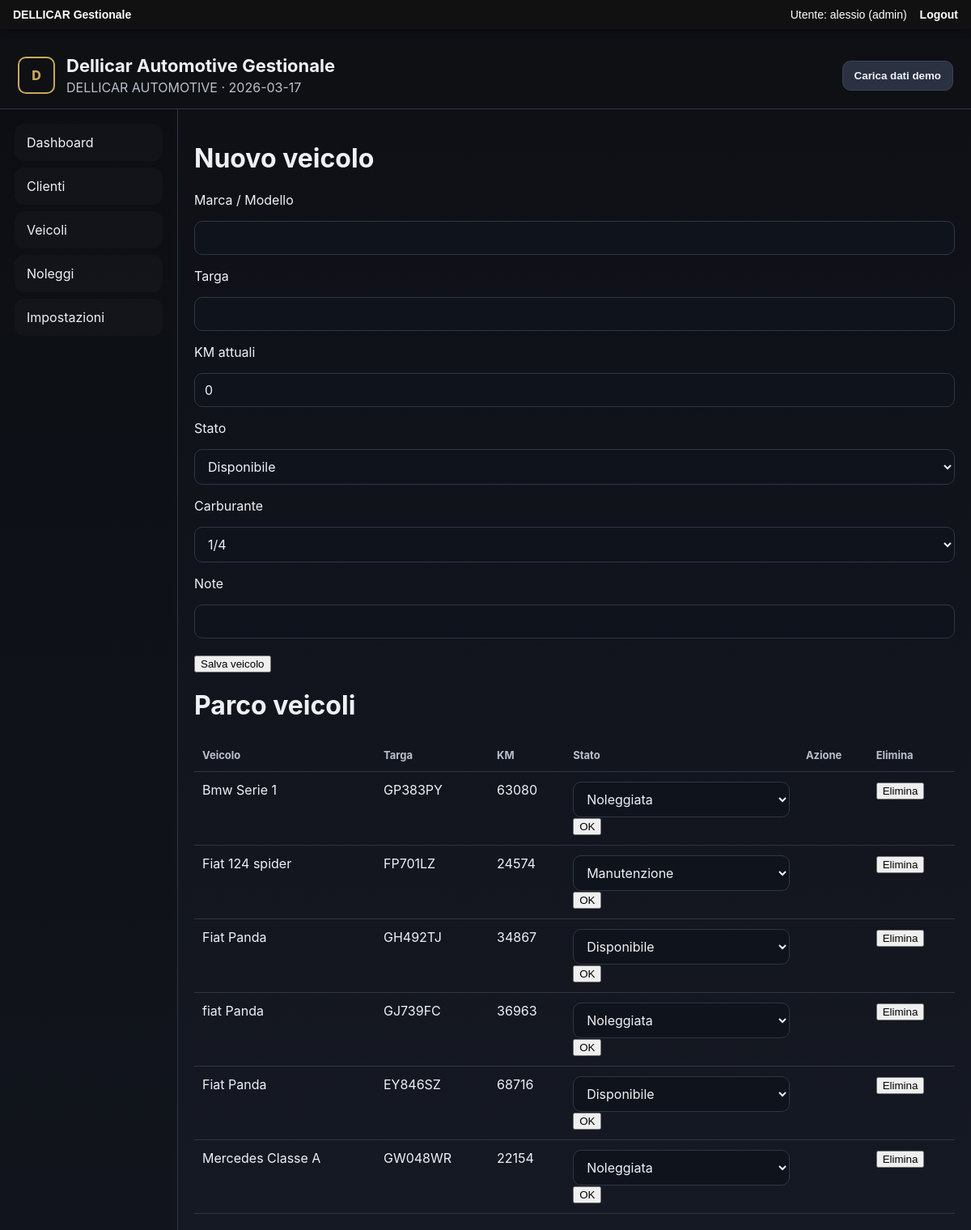
The page /vehicles (signed in) on the database its author committed.
### tables this page shows
CREATE TABLE settings (
                key TEXT PRIMARY KEY,
                value TEXT NOT NULL
            );

CREATE TABLE vehicles (
                id INTEGER PRIMARY KEY AUTOINCREMENT,
                make_model TEXT NOT NULL,
                plate TEXT NOT NULL UNIQUE,
                km INTEGER DEFAULT 0,
                status TEXT NOT NULL DEFAULT 'Disponibile',
                fuel TEXT NOT NULL DEFAULT 'Pieno',
                notes TEXT
            );

### app.py (the view, shortened to what this page needs)
@app.route("/vehicles", methods=["GET", "POST"])
@role_required("admin","segretaria")
def vehicles() -> str:
    db = get_db()
    rows = db.execute("SELECT * FROM vehicles ORDER BY id DESC").fetchall()
    return render_template("vehicles.html", vehicles=rows)

### app.py (called while the page is built)
def role_required(*roles):
    def decorator(f):
        @wraps(f)
        def wrapped(*args, **kwargs):
            if not session.get("logged"):
                return redirect("/login")
            if session.get("role") not in roles:
                return "Accesso negato", 403
            return f(*args, **kwargs)
        return wrapped
    return decorator

def get_db():
    if "db" not in g:
        if USE_POSTGRES:
            import psycopg2
            conn = psycopg2.connect(DATABASE_URL)
            g.db = conn
        else:
            g.db = sqlite3.connect(DB_PATH, timeout=10)
            g.db.execute("PRAGMA journal_mode=WAL;")
            g.db.execute("PRAGMA synchronous=NORMAL;")
            g.db.row_factory = sqlite3.Row
    return g.db

def get_settings() -> dict[str, str]:
    db = get_db()
    rows = db.execute("SELECT key, value FROM settings").fetchall()
    data = {row["key"]: row["value"] for row in rows}
    for k, v in DEFAULT_SETTINGS.items():
        data.setdefault(k, v)
    return data

@app.context_processor
def inject_globals() -> dict[str, Any]:
    return {"company": get_settings(), "today": date.today().isoformat()}

### templates/vehicles.html (shortened to what this page needs)
{% extends 'base.html' %}
{% block content %}
<h1>Nuovo veicolo</h1>
<form method="POST" action="/vehicles">
    <p>Marca / Modello</p>
    <input type="text" name="make_model" required>
    <p>Targa</p>
    <input type="text" name="plate" required>
    <p>KM attuali</p>
    <input type="number" name="km" value="0">
    <p>Stato</p>
    <select name="status">
        <option value="Disponibile">Disponibile</option>
    </select>
    <p>Carburante</p>
    <select name="fuel">
        <option value="1/4">1/4</option>
    </select>
    <p>Note</p>
    <input type="text" name="notes">
    <br><br>
    <button type="submit">Salva veicolo</button>
</form>
<h1>Parco veicoli</h1>
{% if vehicles %}
<table>
    <thead>
        <tr>
            <th>Veicolo</th>
            <th>Targa</th>
            <th>KM</th>
            <th>Stato</th>
            <th>Azione</th>
            <th>Elimina</th>
        </tr>
    </thead>
    <tbody>
        {% for v in vehicles %}
        <tr>
            <td>{{ v.make_model }}</td>
            <td>{{ v.plate }}</td>
            <td>{{ v.km }}</td>
            <td>
                <form method="POST" action="/update_vehicle_status" style="display:inline;">
                    <select name="status">
                        <option value="Disponibile" {% if v.status == "Disponibile" %}selected{% endif %}>Disponibile</option>
                        <option value="Noleggiata" {% if v.status == "Noleggiata" %}selected{% endif %}>Noleggiata</option>
                        <option value="Manutenzione" {% if v.status == "Manutenzione" %}selected{% endif %}>Manutenzione</option>
                    </select>
                    <button type="submit">OK</button>
                </form>
            </td>
            <td></td>
            <td>
                <form method="POST" action="/delete_vehicle/{{ v.id }}" style="display:inline;">
                    <button type="submit">Elimina</button>
                </form>
            </td>
        </tr>
        {% endfor %}
    </tbody>
</table>
{% else %}
<p>Nessun veicolo inserito.</p>
{% endif %}
{% endblock %}

### templates/base.html (shortened to what this page needs)
<!DOCTYPE html>
<html lang="it">
<head>
  <link rel="stylesheet" href="{{ url_for('static', filename='style.css') }}">
</head>
<body>
{% if session.get("logged") %}
<div class="dellicar-userbar">
    <div><strong>DELLICAR Gestionale</strong></div>
    <div>Utente: {{ session.get("username","-") }} ({{ session.get("role","-") }}) <a href="/logout">Logout</a></div>
</div>
{% endif %}
  <header class="topbar">
    <div class="brand-wrap">
      <div class="logo-box">D</div>
      <div>
        <h1>Dellicar Automotive Gestionale</h1>
        <p>{{ company.company_name }} · {{ today }}</p>
      </div>
    </div>
    <form class="demo-form" method="post" action="{{ url_for('seed_demo_route') }}">
      <button type="submit" class="btn secondary">Carica dati demo</button>
    </form>
  </header>
  <div class="layout">
    <aside class="sidebar">
      <a href="{{ url_for('dashboard') }}">Dashboard</a>
      <a href="{{ url_for('clients') }}">Clienti</a>
      <a href="{{ url_for('vehicles') }}">Veicoli</a>
      <a href="{{ url_for('rentals') }}">Noleggi</a>
      <a href="{{ url_for('settings') }}">Impostazioni</a>
    </aside>
    <main class="content">
      {% block content %}{% endblock %}
    </main>
  </div>
</body>
</html>

### static/style.css (style rules this page uses)
:root { --bg:#0f1115; --panel:#171a21; --panel2:#1f2430; --text:#eef1f5; --muted:#b9c0cc; --gold:#caa85a; --line:#2f3646; --danger:#d64545; }
* { box-sizing:border-box }
body { margin:0;font-family:-apple-system,BlinkMacSystemFont,"Segoe UI",Roboto,Arial,sans-serif;background:linear-gradient(180deg,#0d0f14,#151923);color:var(--text) }
a { color:inherit;text-decoration:none }
.topbar { display:flex;justify-content:space-between;align-items:center;gap:16px;padding:16px 22px;border-bottom:1px solid var(--line);position:sticky;top:0;background:rgba(15,17,21,.95);backdrop-filter:blur(8px);z-index:10 }
.brand-wrap { display:flex;align-items:center;gap:14px }
.brand-wrap h1 { margin:0;font-size:22px }
.brand-wrap p { margin:4px 0 0;color:var(--muted) }
.logo-box { width:46px;height:46px;border:2px solid var(--gold);border-radius:10px;display:grid;place-items:center;color:var(--gold);font-weight:800 }
.layout { display:grid;grid-template-columns:220px 1fr;min-height:calc(100vh - 79px) }
.sidebar { padding:18px;border-right:1px solid var(--line);background:rgba(10,12,16,.35);display:flex;flex-direction:column;gap:8px }
.sidebar a { padding:12px 14px;border-radius:12px;background:rgba(255,255,255,.02);border:1px solid transparent }
.content { padding:20px }
.btn { display:inline-block;padding:10px 14px;border-radius:10px;background:var(--gold);color:#141414;font-weight:700;border:none;cursor:pointer }
.btn.secondary { background:#2a3140;color:var(--text);border:1px solid #3a4354 }
input,select,textarea { width:100%;padding:10px 12px;border-radius:10px;border:1px solid var(--line);background:#0f131b;color:var(--text);font:inherit }
table { width:100%;border-collapse:collapse }
th,td { padding:12px 10px;border-bottom:1px solid var(--line);vertical-align:top }
th { text-align:left;color:var(--muted);font-size:13px }

### templates/base.html (style rules this page uses)
.dellicar-userbar { position:fixed; top:0; left:0; right:0; z-index:9999; background:#111; color:#fff; padding:10px 16px; font-family:Arial,sans-serif; font-size:14px; display:flex; justify-content:space-between; align-items:center; box-shadow:0 2px 8px rgba(0,0,0,0.25); }
.dellicar-userbar a { color:#fff; text-decoration:none; font-weight:bold; margin-left:12px; }
body { padding-top:52px !important; }

### rows shown on the page
settings: company_name "DELLICAR AUTOMOTIVE"
vehicles: make_model "Bmw Serie 1", plate "GP383PY", km "63080", status "Noleggiata"
vehicles: make_model "Fiat 124 spider", plate "FP701LZ", km "24574", status "Manutenzione"
vehicles: make_model "Fiat Panda", plate "GH492TJ", km "34867", status "Disponibile"
vehicles: make_model "fiat Panda", plate "GJ739FC", km "36963", status "Noleggiata"
vehicles: make_model "Fiat Panda", plate "EY846SZ", km "68716", status "Disponibile"
vehicles: make_model "Mercedes Classe A", plate "GW048WR", km "22154", status "Noleggiata"

### other values the page prints
{{ session.get("username","-") }} "alessio"
{{ session.get("role","-") }} "admin"
